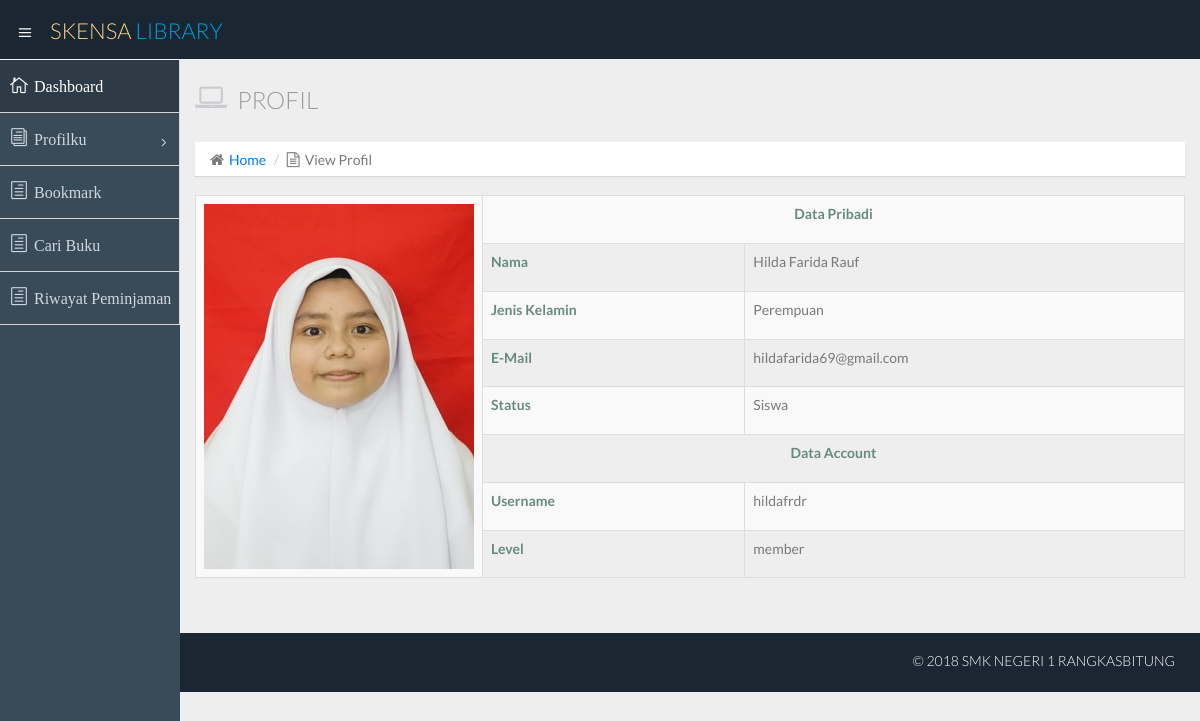
Screenshot of /member.php?id=viewprofil (signed in) with the database file from the repository.
### tables this page shows
CREATE TABLE `anggota` (
  `id_anggota` varchar(18) NOT NULL,
  `nama_anggota` varchar(40) NOT NULL,
  `jk` enum('L','P') NOT NULL,
  `email` varchar(30) NOT NULL,
  `status` enum('Siswa','Guru','Karyawan') NOT NULL,
  `keterangan` varchar(20) NOT NULL,
  `id_user` varchar(15) DEFAULT NULL,
  `file` varchar(50) DEFAULT NULL
);

CREATE TABLE `user` (
  `id_user` varchar(25) NOT NULL,
  `password` varchar(50) NOT NULL,
  `level` enum('admin','member') NOT NULL
);

### member.php (called while the page is built, shortened)
<?php
  if   (!isset($_SESSION ['id_user'])) { header('Location:index.php?id=login'); }
  else { $id_user = $_SESSION['id_user']; }
  include "./layout/headermember.php";
  include "./layout/sidebarmember.php";
  include "route.php";
  include "./layout/footer.php";
?>

### member/viewprofil.php (the view)
<?php
$ambil = mysqli_query($koneksi, "SELECT * FROM anggota RIGHT OUTER JOIN user on (anggota.id_user=user.id_user) WHERE user.id_user='$id_user'");
$data = mysqli_fetch_array($ambil);
?>
<section id="main-content">
  <section class="wrapper">
    <div class="row">
      <div class="col-lg-12">
        <h3 class="page-header"><i class="fa fa-laptop"></i> Profil</h3>
        <ul class="breadcrumb">
          <li><i class="fa fa-home"></i><a href="member.php">Home</a></li>
          <li><i class="fa fa-file-text-o"></i>View Profil</li>
        </ul>
      </div>
    </div>
    <div class="row">
      <div class="col-lg-12">
        <table class="table table-bordered table-striped table-hover">
          <tbody>
            <tr>
              <?php
              if($data[7]!=NULL)
                echo "<th rowspan='11' width='25%'><img src='./images/profil/$data[7]' width='270px' height='365px'></img></th>";
              else
              echo "<th rowspan='11' width='25%'><img src='./images/profil/nophoto.png' width='270px' height='345px'></img></th>";
             ?>
              <th colspan="2" class="text-center">Data Pribadi</th>
           </tr>
           <tr>
            <th>Nama</th>
            <td><?php echo $data['nama_anggota']; ?></td>
          </tr>
          <tr>
            <th>Jenis Kelamin</th>
            <td>
              <?php
              if($data['jk']=='L')
                echo "Laki-Laki";
              else if($data['jk']=='P')
                echo "Perempuan";
              ?>
            </td>
          </tr>
          <tr>
            <th>E-Mail</th>
            <td><?php echo $data['email']?></td>
          </tr>
          <tr>
            <th>Status</th>
            <td>
              <?php
              if($data['status']=="Siswa")
                echo "Siswa";
              else if($data['status']=='Guru')
                echo "Guru " . $data[8];
              else if($data['status']=='Karyawan')
                echo "Karyawan";
              ?>
            </td>
          </tr>
          <tr>
            <th colspan="2" class="text-center">Data Account</th>
          </tr>
          <tr>
            <th>Username</th>
            <td><?php echo $data['id_user']?></td>
          </tr>
          <tr>
            <th>Level</th>
            <td><?php echo $data['level']?></td>
          </tr>
        </tbody>
      </table>
    </div>
  </div>
</section>
<br><br>
<?php include "./layout/footer.php"; ?>

### rows the page displays
anggota: file (picture), nama_anggota "Hilda Farida Rauf", email "hildafarida69@gmail.com", id_user.id_user "hildafrdr", id_user.level "member"
